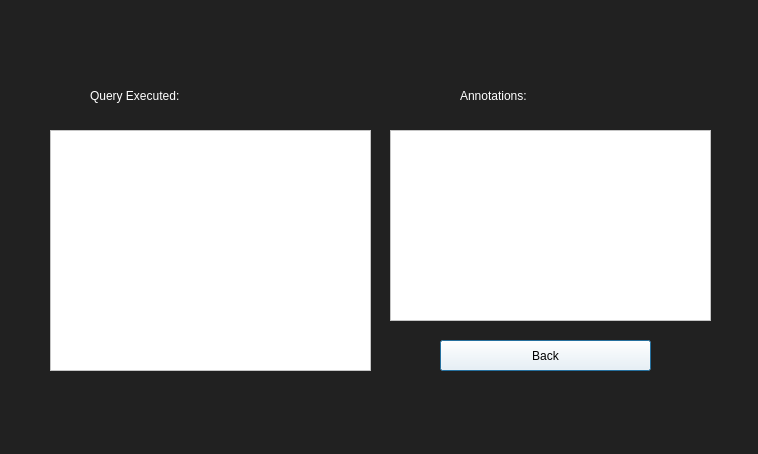
<?xml version="1.0" encoding="UTF-8"?>
<ui version="4.0">
 <class>QueryScreen</class>
 <widget class="QDialog" name="QueryScreen">
  <property name="geometry">
   <rect>
    <x>0</x>
    <y>0</y>
    <width>758</width>
    <height>454</height>
   </rect>
  </property>
  <property name="windowTitle">
   <string>Dialog</string>
  </property>
  <property name="styleSheet">
   <string notr="true">background-color: rgb(33, 33, 33)</string>
  </property>
  <widget class="QPushButton" name="backButton">
   <property name="geometry">
    <rect>
     <x>440</x>
     <y>340</y>
     <width>211</width>
     <height>31</height>
    </rect>
   </property>
   <property name="styleSheet">
    <string notr="true">background-color:rgb(255, 255, 255);
font: 14pt &quot;MS Shell Dlg 2&quot;</string>
   </property>
   <property name="text">
    <string>Back</string>
   </property>
  </widget>
  <widget class="QPlainTextEdit" name="queryText">
   <property name="geometry">
    <rect>
     <x>50</x>
     <y>130</y>
     <width>321</width>
     <height>241</height>
    </rect>
   </property>
   <property name="styleSheet">
    <string notr="true">font: 10pt &quot;MS Shell Dlg 2&quot;; background-color:rgb(255, 255, 255);</string>
   </property>
   <property name="sizeAdjustPolicy">
    <enum>QAbstractScrollArea::AdjustIgnored</enum>
   </property>
   <property name="lineWrapMode">
    <enum>QPlainTextEdit::NoWrap</enum>
   </property>
   <property name="readOnly">
    <bool>true</bool>
   </property>
  </widget>
  <widget class="QPlainTextEdit" name="annotation">
   <property name="geometry">
    <rect>
     <x>390</x>
     <y>130</y>
     <width>321</width>
     <height>191</height>
    </rect>
   </property>
   <property name="styleSheet">
    <string notr="true">font: 10pt &quot;MS Shell Dlg 2&quot;; background-color:rgb(255, 255, 255);</string>
   </property>
  </widget>
  <widget class="QLabel" name="titleText_2">
   <property name="geometry">
    <rect>
     <x>460</x>
     <y>70</y>
     <width>191</width>
     <height>51</height>
    </rect>
   </property>
   <property name="styleSheet">
    <string notr="true">font: 24pt &quot;MS Shell Dlg 2&quot;; color:rgb(255, 255, 255)</string>
   </property>
   <property name="text">
    <string>Annotations:</string>
   </property>
  </widget>
  <widget class="QLabel" name="titleText_3">
   <property name="geometry">
    <rect>
     <x>90</x>
     <y>70</y>
     <width>241</width>
     <height>51</height>
    </rect>
   </property>
   <property name="styleSheet">
    <string notr="true">font: 24pt &quot;MS Shell Dlg 2&quot;; color:rgb(255, 255, 255)</string>
   </property>
   <property name="text">
    <string>Query Executed:</string>
   </property>
  </widget>
 </widget>
 <resources/>
 <connections/>
</ui>
